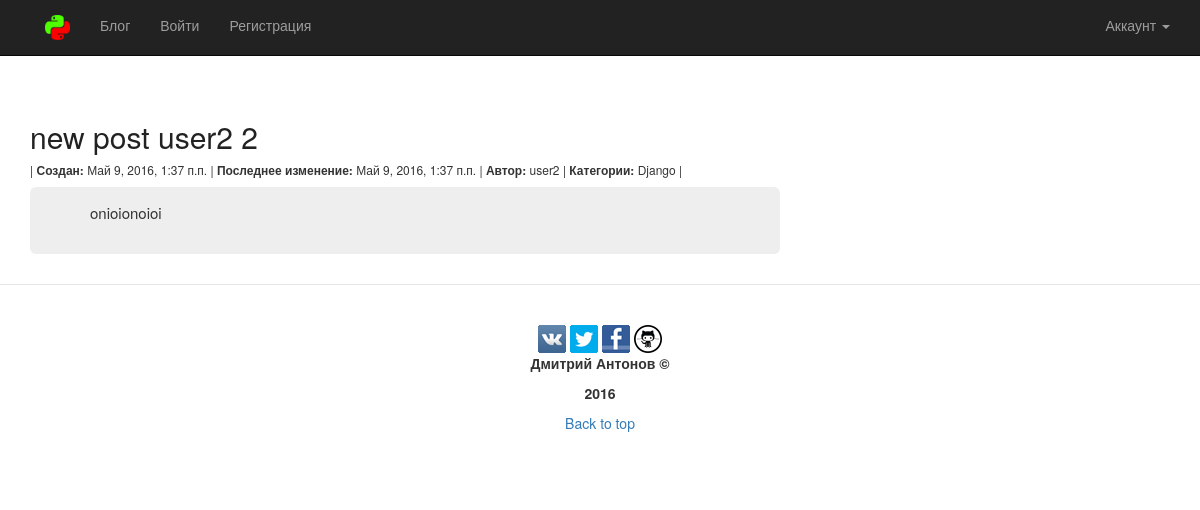
/54/, run on an earlier commit of the app's database.
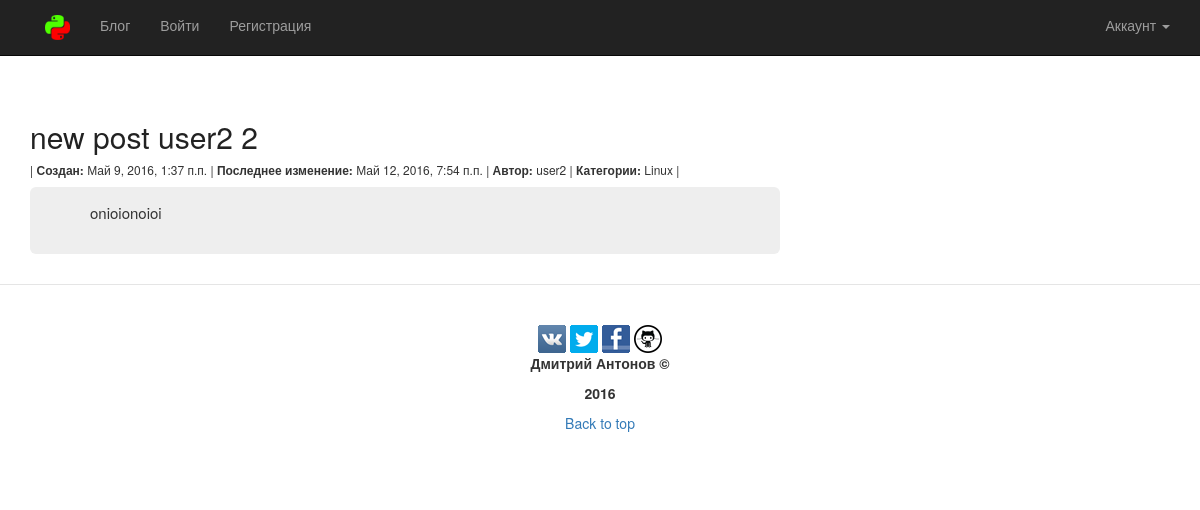
And on a later commit of the database.
### blog/models.py (models this page shows, shortened)
class Article(models.Model):
    article_title = models.CharField(max_length=100)
    article_text = models.TextField()
    article_date_create = models.DateTimeField(default=timezone.now)
    article_date_modify = models.DateTimeField(default=timezone.now)
    article_access = models.BooleanField(default=True)
    article_autor = models.ForeignKey(User)
    article_tag = models.ManyToManyField(Tags)
    article_count = models.ManyToManyField('CountArticle')

class Tags(models.Model):
    tags_name = models.CharField(max_length=50)
    def __str__(self):
        return self.tags_name

### blog/views.py (the view)
# urls.py: url(r'^(?P<pk>[0-9]+)/$', views.FullView, name='full'),
def FullView(request, pk):
    obj = get_object_or_404(Article, pk=pk)
    @access_private_post(url='/access_error_to_post',
                         access=obj.article_access)
    def view(request, obj):
        if request.user.is_authenticated():
            count_object = CountArticle.objects.get(user=request.user)
            count_object.count_article.remove(obj)
        return render(request, 'blog/full.html', {'fullpost_blog': obj})
    return view(request, obj)

### blog/context_processors.py (called while the page is built, shortened)
def total_count(request):
    return {}

### blog/templates/blog/full.html (shortened to what this page needs)
{% extends "blog/home.html" %}
{% block post %}
    {% if fullpost_blog %}
        <div class="container blog-post">
            <div class="row">
                <div class="col-lg-8 col-md-8">
                    <div>
                        <h2 class="article-title">
                            <a class="article-title"> {{ fullpost_blog.article_title }} </a>
                        </h2>
                    </div>
                    <h6>|
                        {% if fullpost_blog.article_date_create == fullpost_blog.article_date_modify %}
                            <b>Создан:</b> {{ fullpost_blog.article_date_create }}
                        {% else %}
                            <b>Создан:</b> {{ fullpost_blog.article_date_create }} |
                            <b>Последнее изменение:</b> {{ fullpost_blog.article_date_modify }}
                        {% endif %}|
                        <b>Автор:</b> {{ fullpost_blog.article_autor }} |
                        <b>Категории:</b>
                        {% for tag in fullpost_blog.article_tag.all %}
                            {{ tag }}
                        {% endfor %}|
                    </h6>
                    <div class="jumbotron">
                        <p class="text-justify">
                            {{ fullpost_blog.article_text|safe }}
                        </p>
                    </div>
                </div>
            </div>
        </div>
    {% endif %}
{% endblock post %}

What changed in the data, as far as the page shows it:
no longer on this page (row unchanged): Tags: tags_name "Django"
changed Article "new post user2 2": article_date_modify "Май 9, 2016, 1:37 п.п." → "Май 12, 2016, 7:54 п.п."
now on this page (row unchanged): Tags: tags_name "Linux"
